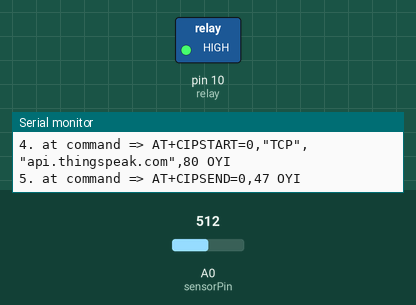
This sketch was run on a simulated Arduino Uno, built with avr-gcc and run on an emulated ATmega328P. Parts: switched loads named in the sketch (green lamp = pin HIGH), the last lines printed to the serial monitor. Inputs (shaded band) come from the test bench; at power-on: A0 (sensorPin) = 512. Random numbers use the default seed unless the sketch sets one; the modem accepts every AT command (registered, SIM ready, sends succeed) and sends nothing else; pins used as bus, display or sensor lines are not drawn.

Above: at 1.2 s.
1.3 s: A0 (sensorPin) set to 733
4.8 s: A0 (sensorPin) set to 759
At 5.3 s:
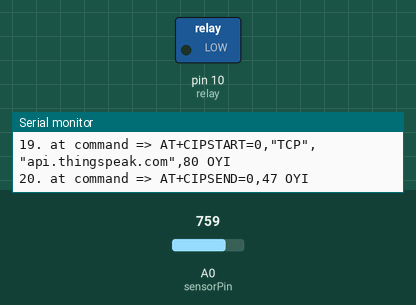
6.5 s: A0 (sensorPin) set to 740
At 6.9 s:
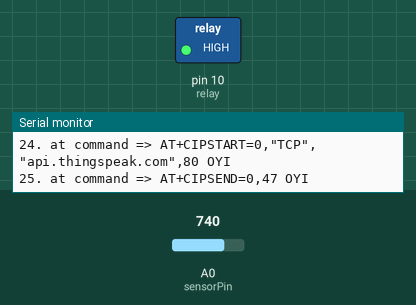
8.1 s: A0 (sensorPin) set to 760
At 9.7 s:
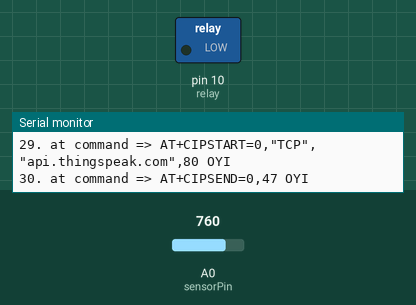
Timing chart, 0 to 11.2 s (numbered marks = the images above; inputs shaded):
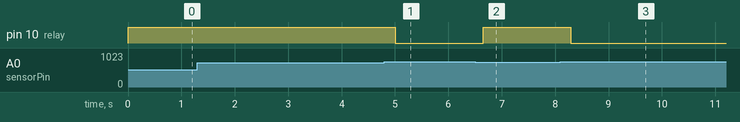

Measured:
- the behaviour switches between 750 and 751 on A0 (sensorPin) (found by bisection; images 0 and 1)
- after the input at 4.8 s, pin 10 (relay): HIGH → LOW after 0.21 s
- after the input at 6.5 s, pin 10 (relay): LOW → HIGH after 0.15 s
- after the input at 8.1 s, pin 10 (relay): HIGH → LOW after 0.19 s

The sketch:

soilMoisture2.ino
```cpp
// Control Soil moisture sensor and esp Module
// Send data to thinkspeak
#include <SoftwareSerial.h>
#define RX 4
#define TX 3
#define sensorPower 7
#define sensorPin A0
#define relay 10

String AP = "YOUR ESSID";       // AP NAME
String PASS = "Your Password"; // AP PASSWORD
String API = "YOUR API KEY";   // Write API KEY
String HOST = "api.thingspeak.com";
String PORT = "80";
String field = "field1";
int countTrueCommand;
int countTimeCommand;
boolean found = false;
int valSensor = 1;
SoftwareSerial esp8266(RX,TX);


void setup() {
  Serial.begin(9600);
  esp8266.begin(115200);
  pinMode(sensorPower, OUTPUT);
 // pinMode(buzzer, OUTPUT);
  pinMode(relay, OUTPUT);
  // Initially keep the sensor OFF
  digitalWrite(sensorPower, LOW);
  digitalWrite(relay, HIGH);
  sendCommand("AT",5,"OK");
  sendCommand("AT+CWMODE=1",5,"OK");
  sendCommand("AT+CWJAP=\""+ AP +"\",\""+ PASS +"\"",20,"OK");
}

int readSensor()
{
  digitalWrite(sensorPower, HIGH);  // Turn the sensor ON

  //delay(1000); // Allow power to settle
  int val = analogRead(sensorPin);  // Read the analog value form sensor
  if(val<750)
  {digitalWrite(relay,HIGH);
  }
  if(val>750)
  {
  digitalWrite(relay,LOW);
  }

  digitalWrite(sensorPower, LOW);   // Turn the sensor OFF
  return val;             // Return analog moisture value
}

void loop()
{
  Serial.print("Analog output: ");
  Serial.println(readSensor());
  //delay(1000);

 valSensor = readSensor();
 String getData = "GET /update?api_key="+ API +"&"+ field +"="+String(valSensor);
sendCommand("AT+CIPMUX=1",5,"OK");
 sendCommand("AT+CIPSTART=0,\"TCP\",\""+ HOST +"\","+ PORT,15,"OK");
 sendCommand("AT+CIPSEND=0," +String(getData.length()+4),4,">");
 esp8266.println(getData);
 delay(1500);
 countTrueCommand++;
 sendCommand("AT+CIPCLOSE=0",5,"OK");
}

int getSensorData(){

  return random(1000); // Replace with your own sensor code
}

void sendCommand(String command, int maxTime, char readReplay[])
{
  Serial.print(countTrueCommand);
  Serial.print(". at command => ");
  Serial.print(command);
  Serial.print(" ");
  while(countTimeCommand < (maxTime*1))
  {
    esp8266.println(command);//at+cipsend
    if(esp8266.find(readReplay))//ok
    {
      found = true;
      break;
    }

    countTimeCommand++;
  }

  if(found == true)
  {
    Serial.println("OYI");
    countTrueCommand++;
    countTimeCommand = 0;
  }

  if(found == false)
  {
    Serial.println("Fail");
    countTrueCommand = 0;
    countTimeCommand = 0;
  }

  found = false;
 }
```
